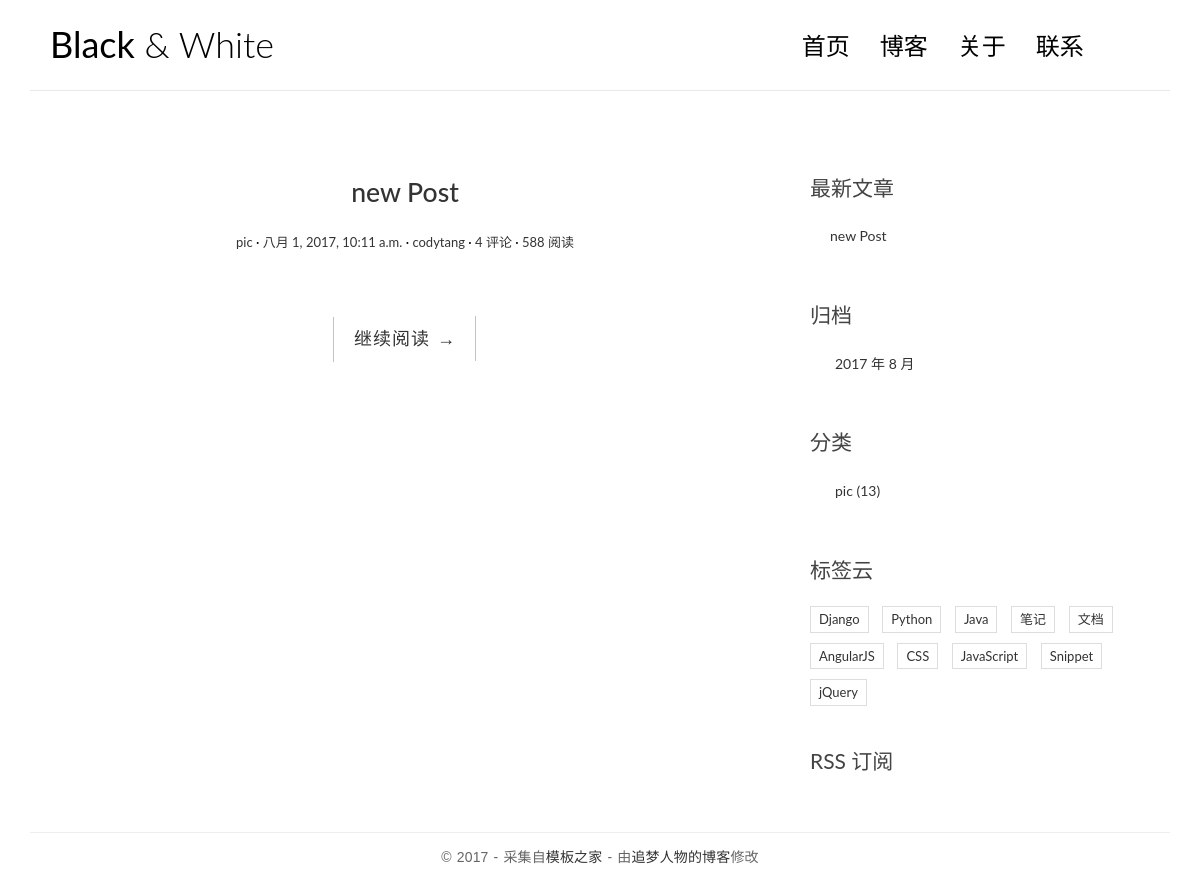
The app's page /, older data.
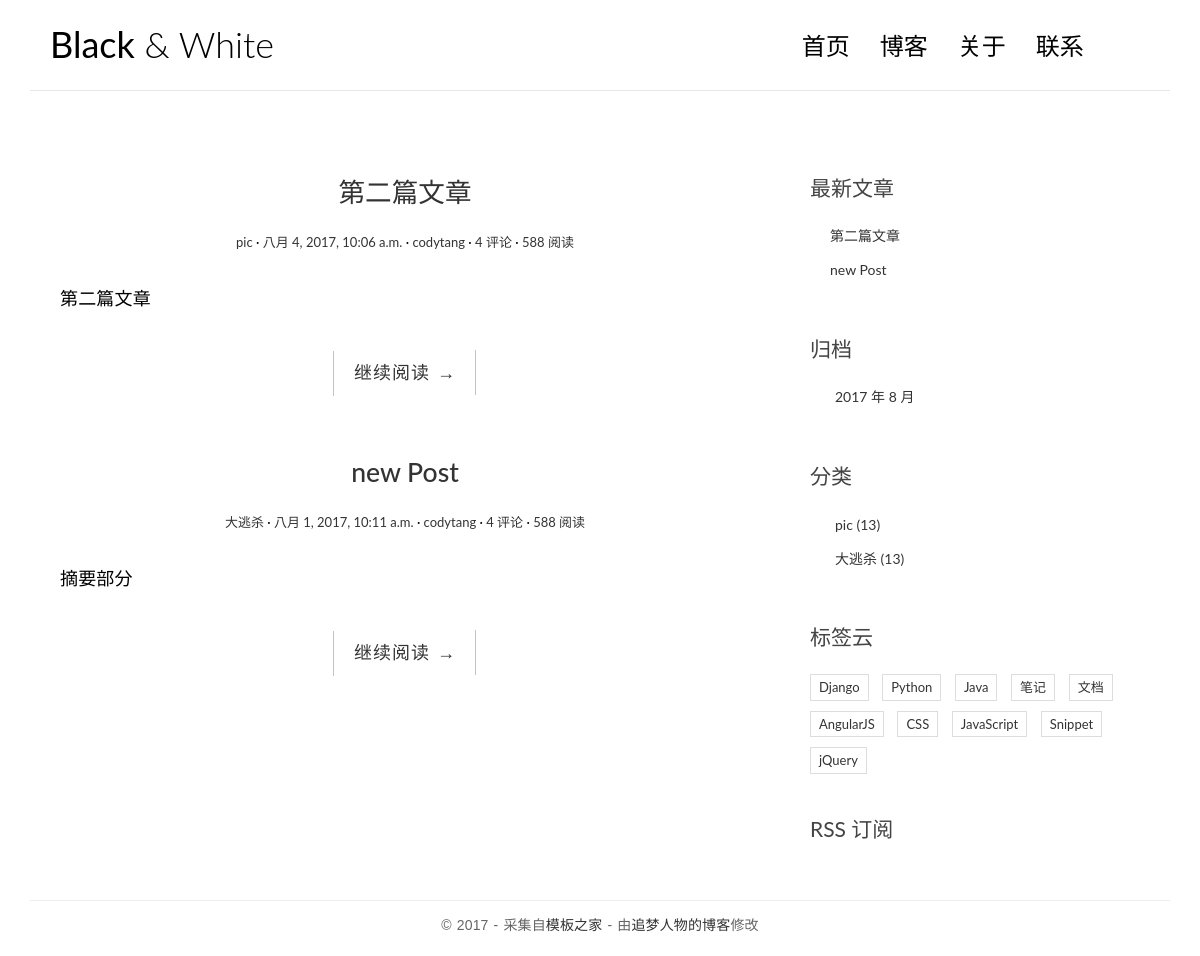
The same page, newer data.
### myblog/models.py (models this page shows, shortened)
class Post(models.Model):
    title = models.CharField(max_length=70)
    body = models.TextField()
    created_time = models.DateTimeField()
    modified_time = models.DateTimeField()
    excerpt = models.CharField(max_length=200, blank=True)
    category = models.ForeignKey(Category)
    tags = models.ManyToManyField(Tag, blank=True)
    author = models.ForeignKey(User)
    def get_absolute_url(self):
        return reverse('myblog:detail', kwargs={'pk': self.pk})

class Category(models.Model):
    name = models.CharField(max_length=100)

### myblog/views.py (the view)
# urls.py: url(r'^$', views.index, name='index'),
def index(request):
    post_list = Post.objects.all().order_by('-created_time')
    return render(request, 'myblog/index.html', context={
        'post_list': post_list
    })

### myblog/templatetags/blog_tags.py (called while the page is built)
@register.simple_tag
def get_recent_posts(num=5):
    return Post.objects.all().order_by('-created_time')[:num]

@register.simple_tag
def archives():
    return Post.objects.dates('created_time', 'month', order='DESC')

@register.simple_tag
def get_categories():
    return Category.objects.all()

### templates/myblog/index.html
{% extends 'base.html' %} {% block main%} {% for post in post_list %}
<article class="post post-1">
    <header class="entry-header">
        <h1 class="entry-title">
            <a href="{{ post.get_absolute_url }}">{{post.title}}</a>
        </h1>
        <div class="entry-meta">
            <span class="post-category"><a href="{{ post.get_absolute_url }}">{{post.category.name}}</a></span>
            <span class="post-date"><a href="{{ post.get_absolute_url }}"><time class="entry-date"
                                                                      datetime="{{post.created_time}}">{{post.created_time}}</time></a></span>
            <span class="post-author"><a href="{{ post.get_absolute_url }}">{{post.author}}</a></span>
            <span class="comments-link"><a href="#">4 评论</a></span>
            <span class="views-count"><a href="#">588 阅读</a></span>
        </div>
    </header>
    <div class="entry-content clearfix">
        <p>{{post.excerpt}}
        </p>
        <div class="read-more cl-effect-14">
            <a href="{{ post.get_absolute_url }}" class="more-link">继续阅读 <span class="meta-nav">→</span></a>
        </div>
    </div>
</article>
{% empty %}
<div class='no-post'>
    暂时没有发布文章
</div>
{% endfor %} {% endblock main%}

### templates/base.html (shortened to what this page needs)
{% load staticfiles %} {% load blog_tags %}
<!DOCTYPE html>
<html>
<head>
    <link rel="stylesheet" href="{% static 'myblog/css/bootstrap.min.css' %}">
    <link rel="stylesheet" href="http://code.ionicframework.com/ionicons/2.0.1/css/ionicons.min.css">
    <link rel="stylesheet" href="{% static 'myblog/css/pace.css' %}">
    <link rel="stylesheet" href="{% static 'myblog/css/custom.css' %}">
    <link rel="stylesheet" href="{% static 'myblog/css/highlights/github.css' %}">
</head>
<body>
    <div class="container">
        <header id="site-header">
            <div class="row">
                <div class="col-md-4 col-sm-5 col-xs-8">
                    <div class="logo">
                        <h1><a href="/"><b>Black</b> &amp; White</a></h1>
                    </div>
                </div>
                <div class="col-md-8 col-sm-7 col-xs-4">
                    <nav class="main-nav" role="navigation">
                        <div class="collapse navbar-collapse" id="bs-example-navbar-collapse-1">
                            <ul class="nav navbar-nav navbar-right">
                                <li class="cl-effect-11"><a href="index.html" data-hover="首页">首页</a></li>
                                <li class="cl-effect-11"><a href="full-width.html" data-hover="博客">博客</a></li>
                                <li class="cl-effect-11"><a href="about.html" data-hover="关于">关于</a></li>
                                <li class="cl-effect-11"><a href="contact.html" data-hover="联系">联系</a></li>
                            </ul>
                        </div>
                    </nav>
                </div>
            </div>
        </header>
    </div>
    <div class="content-body">
        <div class="container">
            <div class="row">
                <main class="col-md-8">
                    {% block main %} {% endblock main %}
                </main>
                <aside class="col-md-4">
                    <div class="widget widget-recent-posts">
                        <h3 class="widget-title">最新文章</h3> {% get_recent_posts as recent_post_list %}
                        <ul>
                            {% for post in recent_post_list %}
                            <li>
                                <a href="{{ post.get_absolute_url }}">{{post.title}}</a>
                            </li>
                            {% empty %} 暂无文章 {% endfor %}
                        </ul>
                    </div>
                    <div class="widget widget-archives">
                        <h3 class="widget-title">归档</h3>
                        {% archives as date_list %}
                        <ul>
                            {% for date in date_list %}
                            <li>
                                <a href="{% url 'myblog:archives' date.year date.month %}">{{date.year}} 年 {{date.month}} 月</a>
                            </li>
                            {% empty %} 暂无归档 {% endfor %}
                        </ul>
                    </div>
                    <div class="widget widget-category">
                        <h3 class="widget-title">分类</h3> {% get_categories as category_list %}
                        <ul>
                            {% for category in category_list %}
                            <li>
                                <a href="{% url 'myblog:category' category.pk %}">{{ category.name }} <span class="post-count">(13)</span></a>
                            </li>
                            {% empty %} 暂无归档 {% endfor %}
                        </ul>
                    </div>
                    <div class="widget widget-tag-cloud">
                        <h3 class="widget-title">标签云</h3>
                        <ul>
                            <li>
                                <a href="#">Django</a>
                            </li>
                            <li>
                                <a href="#">Python</a>
                            </li>
                            <li>
                                <a href="#">Java</a>
                            </li>
                            <li>
                                <a href="#">笔记</a>
                            </li>
                            <li>
                                <a href="#">文档</a>
                            </li>
                            <li>
                                <a href="#">AngularJS</a>
                            </li>
                            <li>
                                <a href="#">CSS</a>
                            </li>
                            <li>
                                <a href="#">JavaScript</a>
                            </li>
                            <li>
                                <a href="#">Snippet</a>
                            </li>
                            <li>
                                <a href="#">jQuery</a>
                            </li>
                        </ul>
                    </div>
                    <div class="rss">
                        <a href=""> RSS 订阅</a>
                    </div>
                </aside>
            </div>
        </div>
    </div>
    <footer id="site-footer">
        <div class="container">
            <div class="row">
                <div class="col-md-12">
                    <p class="copyright">&copy 2017 - 采集自<a href="http://www.cssmoban.com/" target="_blank" title="模板之家">模板之家</a> - 由<a href="http://zmrenwu.com/" title="网页模板" target="_blank">追梦人物的博客</a>修改
                    </p>
                </div>
            </div>
        </div>
    </footer>
</body>
</html>

### myblog/static/myblog/css/custom.css (style rules this page uses)
* { outline: none; }
h1, h2, h3, h4, h5, h6 { margin-top: 0; }
b { font-weight: 400; }
a { color: #333; }
body { color: #444; font-family: 'Lato', sans-serif; }
p { font-family: 'Ubuntu', sans-serif; font-weight: 400; word-spacing: 1px; letter-spacing: 0.01em; }
#site-header { background-color: #FFF; padding: 25px 20px; margin-bottom: 40px; border-bottom: 1px solid #e7e7e7; }
.logo h1 a { color: #000; }
.logo h1 { margin: 0; font-family: 'Lato', sans-serif; font-weight: 300; }
.main-nav { margin-top: 11px; max-width: 95%; }
.main-nav a { color: #000000 !important; padding: 0 0 5px 0 !important; margin-right: 30px; font-family: 'Lato', sans-serif; font-weight: 300; font-size: 24px; }
.cl-effect-11 a { padding: 10px 0; color: #0972b4; text-shadow: none; }
.cl-effect-11 a::before { position: absolute; top: 0; left: 0; overflow: hidden; padding: 0 0 5px 0 !important; max-width: 0; border-bottom: 1px solid #000; color: #000; content: attr(data-hover); white-space: nowrap; -webkit-transition: max-width 0.5s; -moz-transition: max-width 0.5s; transition: max-width 0.5s; }
.content-body { padding-bottom: 4em; }
.post { background: #fff; padding: 30px 30px 0; }
.entry-title { text-align: center; font-size: 1.9em; margin-bottom: 20px; line-height: 1.6; padding: 10px 20px 0; }
.entry-meta { text-align: center; color: #DDDDDD; font-size: 13px; margin-bottom: 30px; }
.entry-content { font-size: 18px; line-height: 1.9; font-weight: 300; color: #000; }
.post-category::after, .post-date::after, .post-author::after, .comments-link::after { content: ' ·'; color: #000; }
.read-more { font-family: 'Ubuntu', sans-serif; font-weight: 400; word-spacing: 1px; letter-spacing: 0.01em; text-align: center; margin-top: 20px; }
.cl-effect-14 a { padding: 0 20px; height: 45px; line-height: 45px; position: relative; display: inline-block; margin: 15px 25px; letter-spacing: 1px; font-weight: 400; text-shadow: 0 0 1px rgba(255, 255, 255, 0.3); }
.cl-effect-14 a::before, .cl-effect-14 a::after { position: absolute; width: 45px; height: 1px; background: #C3C3C3; content: ''; -webkit-transition: all 0.3s; -moz-transition: all 0.3s; transition: all 0.3s; pointer-events: none; }
.cl-effect-14 a::before { top: 0; left: 0; -webkit-transform: rotate(90deg); -moz-transform: rotate(90deg); transform: rotate(90deg); -webkit-transform-origin: 0 0; -moz-transform-origin: 0 0; transform-origin: 0 0; }
.cl-effect-14 a::after { right: 0; bottom: 0; -webkit-transform: rotate(90deg); -moz-transform: rotate(90deg); transform: rotate(90deg); -webkit-transform-origin: 100% 0; -moz-transform-origin: 100% 0; transform-origin: 100% 0; }
.widget { background: #fff; padding: 30px 0 0; }
.widget-title { font-size: 1.5em; margin-bottom: 20px; line-height: 1.6; padding: 10px 0 0; font-weight: 400; }
.widget-recent-posts ul { padding: 0; margin: 0; padding-left: 20px; }
.widget-recent-posts ul li { list-style-type: none; position: relative; line-height: 170%; margin-bottom: 10px; }
.widget-recent-posts ul li::before { content: '\f3d3'; font-family: "Ionicons"; position: absolute; left: -17px; top: 3px; font-size: 16px; color: #000; }
.widget-archives ul { padding: 0; margin: 0; padding-left: 25px; }
.widget-archives ul li { list-style-type: none; position: relative; line-height: 170%; margin-bottom: 10px; }
.widget-archives ul li::before { content: '\f3f3'; font-family: "Ionicons"; position: absolute; left: -25px; top: 1px; font-size: 16px; color: #000; }
.widget-category ul { padding: 0; margin: 0; padding-left: 25px; }
.widget-category ul li { list-style-type: none; position: relative; line-height: 170%; margin-bottom: 10px; }
.widget-category ul li::before { content: '\f3fe'; font-family: "Ionicons"; position: absolute; left: -25px; top: 1px; font-size: 18px; color: #000; }
.widget-tag-cloud ul { padding: 0; margin: 0; margin-right: -10px; }
.widget-tag-cloud ul li { list-style-type: none; font-size: 13px; display: inline-block; margin-right: 10px; margin-bottom: 10px; padding: 3px 8px; border: 1px solid #ddd; }
.rss { font-size: 21px; margin-top: 30px; }
.rss a { color: #444; }
#site-footer { padding-top: 10px; padding: 0 0 1.5em 0; }
.copyright { text-align: center; padding-top: 1em; margin: 0; border-top: 1px solid #eee; color: #666; }

Row changes from the older to the newer data that the page shows:
added Post: title "第二篇文章", category.name "pic", created_time "八月 4, 2017, 10:06 a.m.", author "codytang", excerpt "第二篇文章"
changed Post "new Post": category.name "pic" → "大逃杀"; excerpt (not shown) → "摘要部分"
added Category: name "大逃杀"
